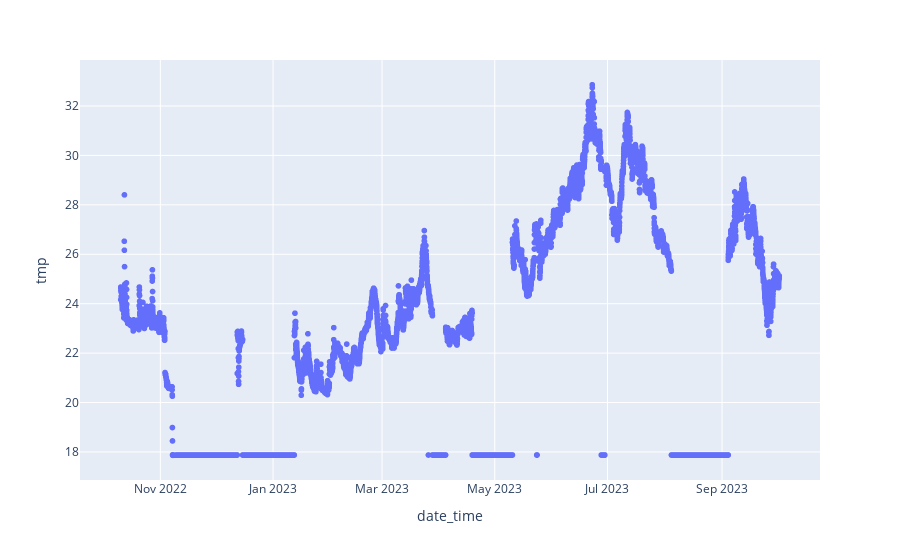

The notebook cell this image was saved under:
### Code cell
import plotly.express as px
px.scatter(df, x='date_time', y='tmp')

### Figure 1 — Plotly figure (JSON) as saved in the notebook; plotly's stock layout.template omitted (floating-point values rounded to 4 significant figures; data arrays with more than 128 entries replaced by an {"elided": "..."} marker saying what was removed)
{"data": [{"hovertemplate": "date_time=%{x}<br>tmp=%{y}<extra></extra>", "legendgroup": "", "marker": {"color": "#636efa", "symbol": "circle"}, "mode": "markers", "name": "", "showlegend": false, "type": "scattergl", "x": {"elided": "8554 str values"}, "xaxis": "x", "y": {"elided": "8554 float values"}, "yaxis": "y"}], "layout": {"legend": {"tracegroupgap": 0}, "margin": {"t": 60}, "xaxis": {"anchor": "y", "domain": [0, 1], "title": {"text": "date_time"}}, "yaxis": {"anchor": "x", "domain": [0, 1], "title": {"text": "tmp"}}}}
